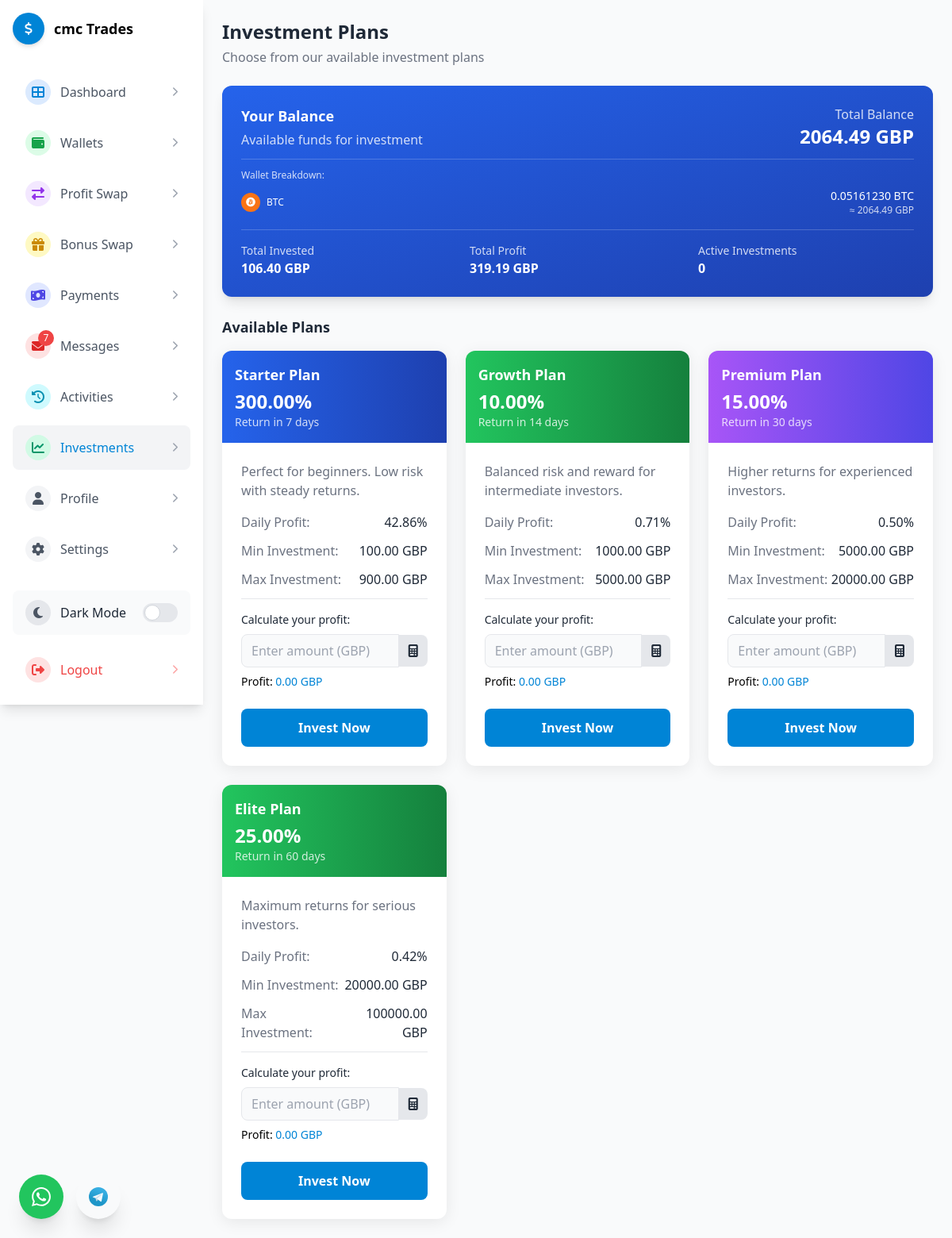
Page /dashboard/investment-plans/ (signed in) on the earlier database version.
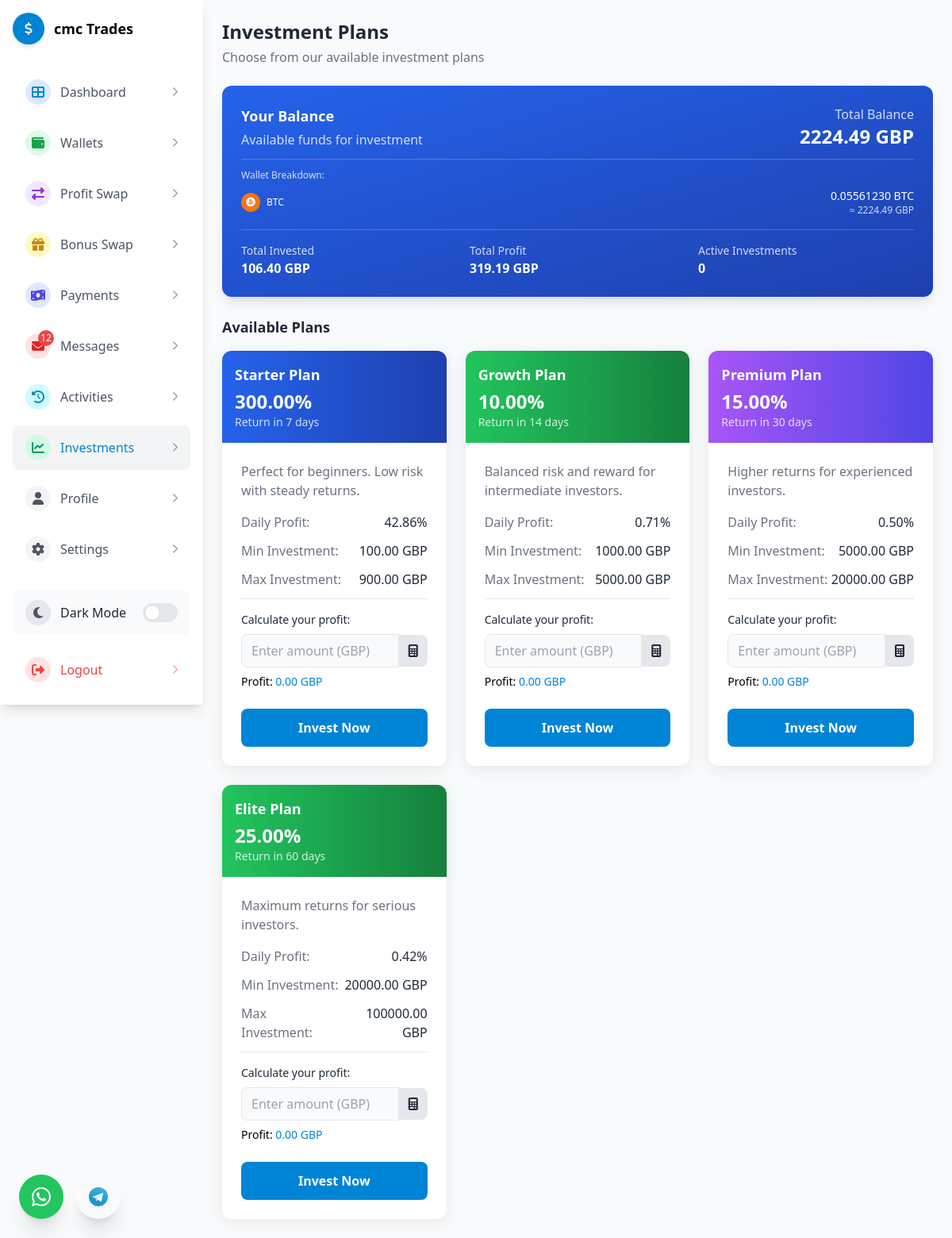
Same page on the later database version.
### wallet/models.py (models this page shows, shortened)
class CryptoWallet(models.Model):
    CRYPTO_TYPE_CHOICES = (
        ('BTC', 'Bitcoin'),
        ('ETH', 'Ethereum'),
        ('USDT', 'Tether'),
    )
    user = models.ForeignKey('accounts.User', on_delete=models.CASCADE, related_name='crypto_wallets')
    crypto_type = models.CharField(max_length=10, choices=CRYPTO_TYPE_CHOICES)
    balance = models.DecimalField(max_digits=15, decimal_places=8, default=0)
    address = models.CharField(max_length=100, blank=True, null=True)
    created_at = models.DateTimeField(auto_now_add=True)
    updated_at = models.DateTimeField(auto_now=True)
    class Meta:
        unique_together = ('user', 'crypto_type')
        verbose_name = 'Crypto Wallet'
        verbose_name_plural = 'Crypto Wallets'

### dashboard/views.py (the view)
# urls.py: path('investment-plans/', views.investment_plans, name='investment_plans'),
@login_required
def investment_plans(request):
    if not request.user.profile.is_approved and not request.user.is_staff:
        return redirect('awaiting_approval')
    crypto_wallets = CryptoWallet.objects.filter(user=request.user)
    exchange_rates = get_exchange_rates()
    user_currency = request.user.profile.currency
    wallet_equivalents = []
    total_fiat_value = Decimal('0.0')
    for wallet in crypto_wallets:
        if wallet.balance > 0:
            fiat_value = convert_crypto_to_fiat(
                wallet.balance,
                wallet.crypto_type,
                user_currency,
                exchange_rates
            )
            wallet_equivalents.append({
                'wallet': wallet,
                'fiat_value': fiat_value
            })
            total_fiat_value += fiat_value
    plans = InvestmentPlan.objects.filter(is_active=True).order_by('minimum_amount')
    active_investments = Investment.objects.filter(
        user=request.user,
        status='active'
    ).select_related('plan').order_by('-created_at')
    total_invested = Decimal('0.0')
    for investment in Investment.objects.filter(user=request.user):
        total_invested += convert_crypto_to_fiat(
            investment.amount,
            'USDT',  # Assuming investments are stored in USDT
            user_currency,
            exchange_rates
        )
    total_profit = Decimal('0.0')
    for investment in Investment.objects.filter(user=request.user, status='completed'):
        profit = investment.amount * investment.plan.return_percentage / 100
        total_profit += convert_crypto_to_fiat(
            profit,
            'USDT',
            user_currency,
            exchange_rates
        )
    context = {
        'plans': plans,
        'active_investments': active_investments,
        'wallet_equivalents': wallet_equivalents,
        'total_fiat_value': total_fiat_value,
        'total_invested': total_invested,
        'total_profit': total_profit,
        'user_currency': user_currency,
        'exchange_rates': exchange_rates,
    }
    return render(request, 'dashboard/investment_plans.html', context)

### admin_panel/context_processors.py (called while the page is built)
def system_settings(request):
    return {
        'system_settings': get_system_settings()
    }

### admin_panel/models.py (called while the page is built)
    @classmethod
    def get_settings(cls):
        settings, created = cls.objects.get_or_create(pk=1)
        return settings

### admin_panel/utils.py (called while the page is built)
def get_system_settings(refresh=False):
    if not refresh:
        cached_settings = cache.get(SETTINGS_CACHE_KEY)
        if cached_settings:
            return cached_settings
    try:
        settings_obj = SystemSettings.get_settings()
        settings_dict = {}
        for field in settings_obj._meta.fields:
            field_name = field.name
            if field_name not in ['id', 'created_at', 'updated_at']:
                settings_dict[field_name] = getattr(settings_obj, field_name)
        cache.set(SETTINGS_CACHE_KEY, settings_dict, SETTINGS_CACHE_TIMEOUT)
        return settings_dict
    except Exception as e:
        logger.error(f"Error retrieving system settings: {str(e)}")
        return {}

### dashboard/models.py (called while the page is built)
    @property
    def daily_profit_percentage(self):
        if self.duration_days > 0:
            return self.return_percentage / self.duration_days
        return Decimal('0.0')

### dashboard/templates/dashboard/investment_plans.html (shortened to what the changed rows need)
{% extends 'dash_base.html' %}
{% load static %}
{% load investment_filters %}
{% block content %}
<div class="flex-1 p-4 md:p-6 mt-0 md:mt-0">
    <div class="max-w-6xl mx-auto">
        <h1 class="text-2xl font-bold text-gray-800 dark:text-white">Investment Plans</h1>
<div class="bg-gradient-to-br from-blue-600 to-blue-800 rounded-xl p-6 shadow-lg text-white mb-6">
    <div class="flex flex-col md:flex-row md:items-center md:justify-between">
        <div class="text-right">
            <p class="text-white text-opacity-80">Total Balance</p>
            <div class="text-2xl font-bold">{{ total_fiat_value|floatformat:2 }} {{ user_currency }}</div>
        </div>
    </div>
    <div class="mt-3 pt-3 border-t border-white border-opacity-20">
        <div class="space-y-1.5">
            {% for wallet_data in wallet_equivalents %}
            <div class="flex justify-between items-center">
                <div class="flex items-center">
                    <div class="w-6 h-6 flex items-center justify-center rounded-full
                        {% if wallet_data.wallet.crypto_type == 'BTC' %}bg-orange-500
                        {% elif wallet_data.wallet.crypto_type == 'ETH' %}bg-purple-500
                        {% elif wallet_data.wallet.crypto_type == 'USDT' %}bg-green-500{% endif %} mr-2">
                        {% if wallet_data.wallet.crypto_type == 'BTC' %}<i class="fab fa-bitcoin text-xs"></i>
                        {% elif wallet_data.wallet.crypto_type == 'ETH' %}<i class="fab fa-ethereum text-xs"></i>
                        {% elif wallet_data.wallet.crypto_type == 'USDT' %}₮{% endif %}
                    </div>
                    <span class="text-xs">{{ wallet_data.wallet.crypto_type }}</span>
                </div>
                <div class="text-right">
                    <div class="text-sm font-medium">{{ wallet_data.wallet.balance|floatformat:8 }} {{ wallet_data.wallet.crypto_type }}</div>
                    <div class="text-xs text-white text-opacity-80">≈ {{ wallet_data.fiat_value|floatformat:2 }} {{ user_currency }}</div>
                </div>
            </div>
            {% endfor %}
        </div>
    </div>
</div>
    </div>
</div>
{% endblock %}

### templates/dash_base.html (shortened to what the changed rows need)
<!DOCTYPE html>
<html lang="en">
<head>
    <script src="https://cdn.tailwindcss.com"></script>
    <link rel="stylesheet" href="https://cdnjs.cloudflare.com/ajax/libs/font-awesome/6.4.0/css/all.min.css">
</head>
<body class="bg-gray-50 dark:bg-darkBg transition-colors duration-200">
    <div class="flex flex-col md:flex-row min-h-screen">
        <div id="sidebar" class="hidden md:block w-full md:w-64 bg-white dark:bg-gray-800 p-4 shadow-lg fixed md:relative h-full z-50 flex flex-col">
            <nav class="flex-1 space-y-2 mb-6 overflow-y-auto">
                <a href="{% url 'notifications' %}" class="nav-item flex items-center px-4 py-3 text-gray-600 dark:text-gray-300 hover:bg-gray-100 dark:hover:bg-gray-700 rounded-lg transition-all duration-300 group ">
                    <div class="w-8 h-8 flex items-center justify-center rounded-full bg-red-100 dark:bg-red-900 text-red-600 dark:text-red-400 mr-3 relative">
                        <i class="fas fa-envelope {% if unread_notifications_count %}pulse-icon{% endif %}"></i>
                        {% if unread_notifications_count %}
                        <span class="absolute -top-1 -right-1 bg-red-500 text-white text-xs rounded-full h-5 w-5 flex items-center justify-center">{{ unread_notifications_count }}</span>
                        {% endif %}
                    </div>
                </a>
            </nav>
        </div>
        {% block content %}{% endblock %}
    </div>
</body>
</html>

Differences in the rows shown:
changed CryptoWallet "BTC": wallet.balance "0.05161230" → "0.05561230"; fiat_value "2064.49" → "2224.49"
Other differences:
{{ unread_notifications_count }}: "7" → "12"
{{ total_fiat_value|floatformat:2 }}: "2064.49" → "2224.49"
